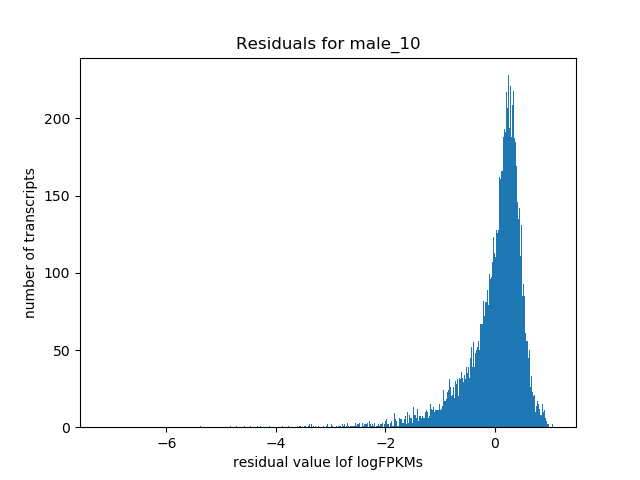

Generate this figure with Python:
#!/usr/bin/env python3
""""
usage: ./log_linear_regression.py <ctab_file> <H3K27ac.tab>	<H3K27me3.tab>	<H3K4me1.tab>	<H3K4me3.tab>	<H3K9ac.tab> 

"""
import sys
import numpy as np
import pandas as pd
import matplotlib.pyplot as plt
import statsmodels.formula.api as sm

ctab=sys.argv[1]

d={}
names=[]

df = pd.read_csv(ctab,index_col="t_name")
df = np.log(df+0.1)

log_df = np.log(df+1)

for tab in sys.argv[2:]:
    filename = tab + ".tab"
    df2=pd.read_csv(filename,sep="\t",index_col=0)
    d[tab]=df2.iloc[:,4]
    names.append(tab)

means_df=pd.DataFrame(d) #add dictionary to data frame

means_df["t_name"]=means_df.index #change column head so we can merge based on t_name


result = pd.merge(log_df, means_df,on="t_name") #merge data frames
#result = means_df.append(log_df) #merge data frames
#print (result)

tab_string = " + ".join(names)

form = "male_10 ~ " + tab_string

regression = sm.ols(formula=form,data=result)
res = regression.fit()

#print (res.summary()) for question 4


fig,ax = plt.subplots()
#ax.set_xlim(left=-100,right=300)
plt.hist(res.resid,bins=500)
ax.set_title("Residuals for male_10")
ax.set_xlabel("residual value lof logFPKMs")
ax.set_ylabel("number of transcripts")
fig.savefig("log_linear_regression.png")
plt.close()


# compute pearson correlation
# pearson_corr = df.corr(method="pearson")
#
# fig,ax = plt.subplots()
# ax.set_title("Pairwise Pearson Corr. of FPKMs")
# im = ax.pcolor(pearson_corr, cmap="bone")
# fig.colorbar(im,ax=ax)
# ax.set_xlabel("Samples")
# ax.set_ylabel("Samples")
# fig.savefig("pearson_corr.png")
# plt.close()

